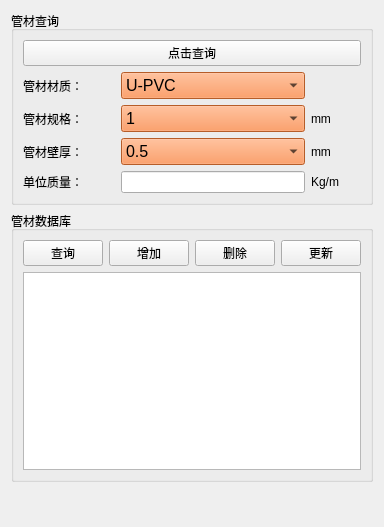
           <widget class="QWidget" name="TubePage">
            <attribute name="title">
             <string>管材数据页面</string>
            </attribute>
            <layout class="QVBoxLayout" name="verticalLayout_10" stretch="1,8,1">
             <item>
              <widget class="QGroupBox" name="groupBox_8">
               <property name="title">
                <string>管材查询</string>
               </property>
               <layout class="QVBoxLayout" name="verticalLayout_22">
                <item>
                 <layout class="QVBoxLayout" name="verticalLayout_23">
                  <item>
                   <widget class="QPushButton" name="QueryTubePushButton">
                    <property name="text">
                     <string>点击查询</string>
                    </property>
                   </widget>
                  </item>
                  <item>
                   <layout class="QHBoxLayout" name="horizontalLayout_155" stretch="3,6,1">
                    <item>
                     <widget class="QLabel" name="label_316">
                      <property name="text">
                       <string>管材材质：</string>
                      </property>
                     </widget>
                    </item>
                    <item>
                     <widget class="QComboBox" name="QueryTubeMaterialComboBox">
                      <property name="font">
                       <font>
                        <family>Microsoft YaHei UI</family>
                        <pointsize>12</pointsize>
                       </font>
                      </property>
                      <property name="styleSheet">
                       <string notr="true">background-color: rgb(255, 130, 57);</string>
                      </property>
                      <property name="placeholderText">
                       <string/>
                      </property>
                      <item>
                       <property name="text">
                        <string>U-PVC</string>
                       </property>
                      </item>
                      <item>
                       <property name="text">
                        <string>PC</string>
                       </property>
                      </item>
                      <item>
                       <property name="text">
                        <string>PET</string>
                       </property>
                      </item>
                      <item>
                       <property name="text">
                        <string>Carbon</string>
                       </property>
                      </item>
                      <item>
                       <property name="text">
                        <string>PMMA</string>
                       </property>
                      </item>
                     </widget>
                    </item>
                    <item>
                     <widget class="QLabel" name="label_317">
                      <property name="minimumSize">
                       <size>
                        <width>50</width>
                        <height>0</height>
                       </size>
                      </property>
                      <property name="text">
                       <string/>
                      </property>
                     </widget>
                    </item>
                   </layout>
                  </item>
                  <item>
                   <layout class="QHBoxLayout" name="horizontalLayout_161" stretch="3,6,1">
                    <item>
                     <widget class="QLabel" name="label_320">
                      <property name="text">
                       <string>管材规格：</string>
                      </property>
                     </widget>
                    </item>
                    <item>
                     <widget class="QComboBox" name="QueryTubeDiameterComboBox">
                      <property name="font">
                       <font>
                        <family>Microsoft YaHei UI</family>
                        <pointsize>12</pointsize>
                       </font>
                      </property>
                      <property name="styleSheet">
                       <string notr="true">background-color: rgb(255, 130, 57);</string>
                      </property>
                      <property name="placeholderText">
                       <string/>
                      </property>
                      <item>
                       <property name="text">
                        <string>1</string>
                       </property>
                      </item>
                      <item>
                       <property name="text">
                        <string>2</string>
                       </property>
                      </item>
                      <item>
                       <property name="text">
                        <string>3</string>
                       </property>
                      </item>
                      <item>
                       <property name="text">
                        <string>4</string>
                       </property>
                      </item>
                      <item>
                       <property name="text">
                        <string>5</string>
                       </property>
                      </item>
                      <item>
                       <property name="text">
                        <string>6</string>
                       </property>
                      </item>
                      <item>
                       <property name="text">
                        <string>7</string>
                       </property>
                      </item>
                      <item>
                       <property name="text">
                        <string>8</string>
                       </property>
                      </item>
                      <item>
                       <property name="text">
                        <string>9</string>
                       </property>
                      </item>
                      <item>
                       <property name="text">
                        <string>10</string>
                       </property>
                      </item>
                      <item>
                       <property name="text">
                        <string>11</string>
                       </property>
                      </item>
                      <item>
                       <property name="text">
                        <string>12</string>
                       </property>
                      </item>
                      <item>
                       <property name="text">
                        <string>13</string>
                       </property>
                      </item>
                      <item>
                       <property name="text">
                        <string>14</string>
                       </property>
                      </item>
                      <item>
                       <property name="text">
                        <string>15</string>
                       </property>
                      </item>
                      <item>
                       <property name="text">
                        <string>16</string>
                       </property>
                      </item>
                      <item>
                       <property name="text">
                        <string>17</string>
                       </property>
                      </item>
                      <item>
                       <property name="text">
                        <string>18</string>
                       </property>
                      </item>
                      <item>
                       <property name="text">
                        <string>19</string>
                       </property>
                      </item>
                      <item>
                       <property name="text">
                        <string>20</string>
                       </property>
                      </item>
                      <item>
                       <property name="text">
                        <string>21</string>
                       </property>
                      </item>
                      <item>
                       <property name="text">
                        <string>22</string>
                       </property>
                      </item>
                      <item>
                       <property name="text">
                        <string>23</string>
                       </property>
                      </item>
                      <item>
                       <property name="text">
                        <string>24</string>
                       </property>
                      </item>
                      <item>
                       <property name="text">
                        <string>25</string>
                       </property>
                      </item>
                      <item>
                       <property name="text">
                        <string>26</string>
                       </property>
                      </item>
                      <item>
                       <property name="text">
                        <string>27</string>
                       </property>
                      </item>
                      <item>
                       <property name="text">
                        <string>28</string>
                       </property>
                      </item>
                      <item>
                       <property name="text">
                        <string>29</string>
                       </property>
                      </item>
                      <item>
                       <property name="text">
                        <string>30</string>
                       </property>
                      </item>
                      <item>
                       <property name="text">
                        <string>31</string>
                       </property>
                      </item>
                      <item>
                       <property name="text">
                        <string>32</string>
                       </property>
                      </item>
                      <item>
                       <property name="text">
                        <string>33</string>
                       </property>
                      </item>
                      <item>
                       <property name="text">
                        <string>34</string>
                       </property>
                      </item>
                      <item>
                       <property name="text">
                        <string>35</string>
                       </property>
                      </item>
                      <item>
                       <property name="text">
                        <string>36</string>
                       </property>
                      </item>
                      <item>
                       <property name="text">
                        <string>37</string>
                       </property>
                      </item>
                      <item>
                       <property name="text">
                        <string>38</string>
                       </property>
                      </item>
                      <item>
                       <property name="text">
                        <string>39</string>
                       </property>
                      </item>
                      <item>
                       <property name="text">
                        <string>40</string>
                       </property>
                      </item>
                      <item>
                       <property name="text">
                        <string>45</string>
                       </property>
                      </item>
                      <item>
                       <property name="text">
                        <string>50</string>
                       </property>
                      </item>
                      <item>
                       <property name="text">
                        <string>55</string>
                       </property>
                      </item>
                      <item>
                       <property name="text">
                        <string>60</string>
                       </property>
                      </item>
                      <item>
                       <property name="text">
                        <string>65</string>
                       </property>
                      </item>
                      <item>
                       <property name="text">
                        <string>70</string>
                       </property>
                      </item>
                      <item>
                       <property name="text">
                        <string>75</string>
                       </property>
                      </item>
                      <item>
                       <property name="text">
                        <string>80</string>
                       </property>
                      </item>
                      <item>
                       <property name="text">
                        <string>90</string>
                       </property>
                      </item>
                      <item>
                       <property name="text">
                        <string>100</string>
                       </property>
                      </item>
                      <item>
                       <property name="text">
                        <string>110</string>
                       </property>
                      </item>
                      <item>
                       <property name="text">
                        <string>120</string>
                       </property>
                      </item>
                      <item>
                       <property name="text">
                        <string>130</string>
                       </property>
                      </item>
                      <item>
                       <property name="text">
                        <string>140</string>
                       </property>
                      </item>
                      <item>
                       <property name="text">
                        <string>150</string>
                       </property>
                      </item>
                      <item>
                       <property name="text">
                        <string>160</string>
                       </property>
                      </item>
                      <item>
                       <property name="text">
                        <string>200</string>
                       </property>
                      </item>
                      <item>
                       <property name="text">
                        <string>新建项目</string>
                       </property>
                      </item>
                     </widget>
                    </item>
                    <item>
                     <widget class="QLabel" name="label_323">
                      <property name="minimumSize">
                       <size>
                        <width>50</width>
                        <height>0</height>
                       </size>
                      </property>
                      <property name="text">
                       <string>mm</string>
                      </property>
                     </widget>
                    </item>
                   </layout>
                  </item>
                  <item>
                   <layout class="QHBoxLayout" name="horizontalLayout_163" stretch="3,6,1">
                    <item>
                     <widget class="QLabel" name="label_324">
                      <property name="text">
                       <string>管材壁厚：</string>
                      </property>
                     </widget>
                    </item>
                    <item>
                     <widget class="QComboBox" name="QueryTubeThicknessComboBox">
                      <property name="font">
                       <font>
                        <family>Microsoft YaHei UI</family>
                        <pointsize>12</pointsize>
                       </font>
                      </property>
                      <property name="styleSheet">
                       <string notr="true">background-color: rgb(255, 130, 57);</string>
                      </property>
                      <property name="placeholderText">
                       <string/>
                      </property>
                      <item>
                       <property name="text">
                        <string>0.5</string>
                       </property>
                      </item>
                      <item>
                       <property name="text">
                        <string>1</string>
                       </property>
                      </item>
                      <item>
                       <property name="text">
                        <string>1.5</string>
                       </property>
                      </item>
                      <item>
                       <property name="text">
                        <string>2</string>
                       </property>
                      </item>
                      <item>
                       <property name="text">
                        <string>2.5</string>
                       </property>
                      </item>
                      <item>
                       <property name="text">
                        <string>3</string>
                       </property>
                      </item>
                      <item>
                       <property name="text">
                        <string>3.5</string>
                       </property>
                      </item>
                      <item>
                       <property name="text">
                        <string>4</string>
                       </property>
                      </item>
                      <item>
                       <property name="text">
                        <string>4.5</string>
                       </property>
                      </item>
                      <item>
                       <property name="text">
                        <string>5</string>
                       </property>
                      </item>
                      <item>
                       <property name="text">
                        <string>6</string>
                       </property>
                      </item>
                      <item>
                       <property name="text">
                        <string>7</string>
                       </property>
                      </item>
                      <item>
                       <property name="text">
                        <string>8</string>
                       </property>
                      </item>
                      <item>
                       <property name="text">
                        <string>9</string>
                       </property>
                      </item>
                      <item>
                       <property name="text">
                        <string>10</string>
                       </property>
                      </item>
                      <item>
                       <property name="text">
                        <string>12</string>
                       </property>
                      </item>
                      <item>
                       <property name="text">
                        <string>14</string>
                       </property>
                      </item>
                      <item>
                       <property name="text">
                        <string>15</string>
                       </property>
                      </item>
                      <item>
                       <property name="text">
                        <string>16</string>
                       </property>
                      </item>
                      <item>
                       <property name="text">
                        <string>18</string>
                       </property>
                      </item>
                      <item>
                       <property name="text">
                        <string>20</string>
                       </property>
                      </item>
                     </widget>
                    </item>
                    <item>
                     <widget class="QLabel" name="label_325">
                      <property name="minimumSize">
                       <size>
                        <width>50</width>
                        <height>0</height>
                       </size>
                      </property>
                      <property name="text">
                       <string>mm</string>
                      </property>
                     </widget>
                    </item>
                   </layout>
                  </item>
                  <item>
                   <layout class="QHBoxLayout" name="horizontalLayout_165" stretch="3,6,1">
                    <item>
                     <widget class="QLabel" name="label_326">
                      <property name="text">
                       <string>单位质量：</string>
                      </property>
                     </widget>
                    </item>
                    <item>
                     <widget class="QLineEdit" name="QueryTubeUnitWeightLineEdit"/>
                    </item>
                    <item>
                     <widget class="QLabel" name="label_327">
                      <property name="minimumSize">
                       <size>
                        <width>50</width>
                        <height>0</height>
                       </size>
                      </property>
                      <property name="text">
                       <string>Kg/m</string>
                      </property>
                     </widget>
                    </item>
                   </layout>
                  </item>
                 </layout>
                </item>
               </layout>
              </widget>
             </item>
             <item>
              <widget class="QGroupBox" name="groupBox_3">
               <property name="title">
                <string>管材数据库</string>
               </property>
               <layout class="QVBoxLayout" name="verticalLayout_19">
                <item>
                 <layout class="QHBoxLayout" name="horizontalLayout_25">
                  <item>
                   <widget class="QPushButton" name="TubeQueryPushButton">
                    <property name="text">
                     <string>查询</string>
                    </property>
                   </widget>
                  </item>
                  <item>
                   <widget class="QPushButton" name="TubeAddPushButton">
                    <property name="text">
                     <string>增加</string>
                    </property>
                   </widget>
                  </item>
                  <item>
                   <widget class="QPushButton" name="TubeDeletePushButton">
                    <property name="text">
                     <string>删除</string>
                    </property>
                   </widget>
                  </item>
                  <item>
                   <widget class="QPushButton" name="TubeUpDataPushButton">
                    <property name="text">
                     <string>更新</string>
                    </property>
                   </widget>
                  </item>
                 </layout>
                </item>
                <item>
                 <widget class="QTableView" name="TubeTableView"/>
                </item>
               </layout>
              </widget>
             </item>
             <item>
              <spacer name="verticalSpacer_5">
               <property name="orientation">
                <enum>Qt::Vertical</enum>
               </property>
               <property name="sizeHint" stdset="0">
                <size>
                 <width>20</width>
                 <height>40</height>
                </size>
               </property>
              </spacer>
             </item>
            </layout>
           </widget>
